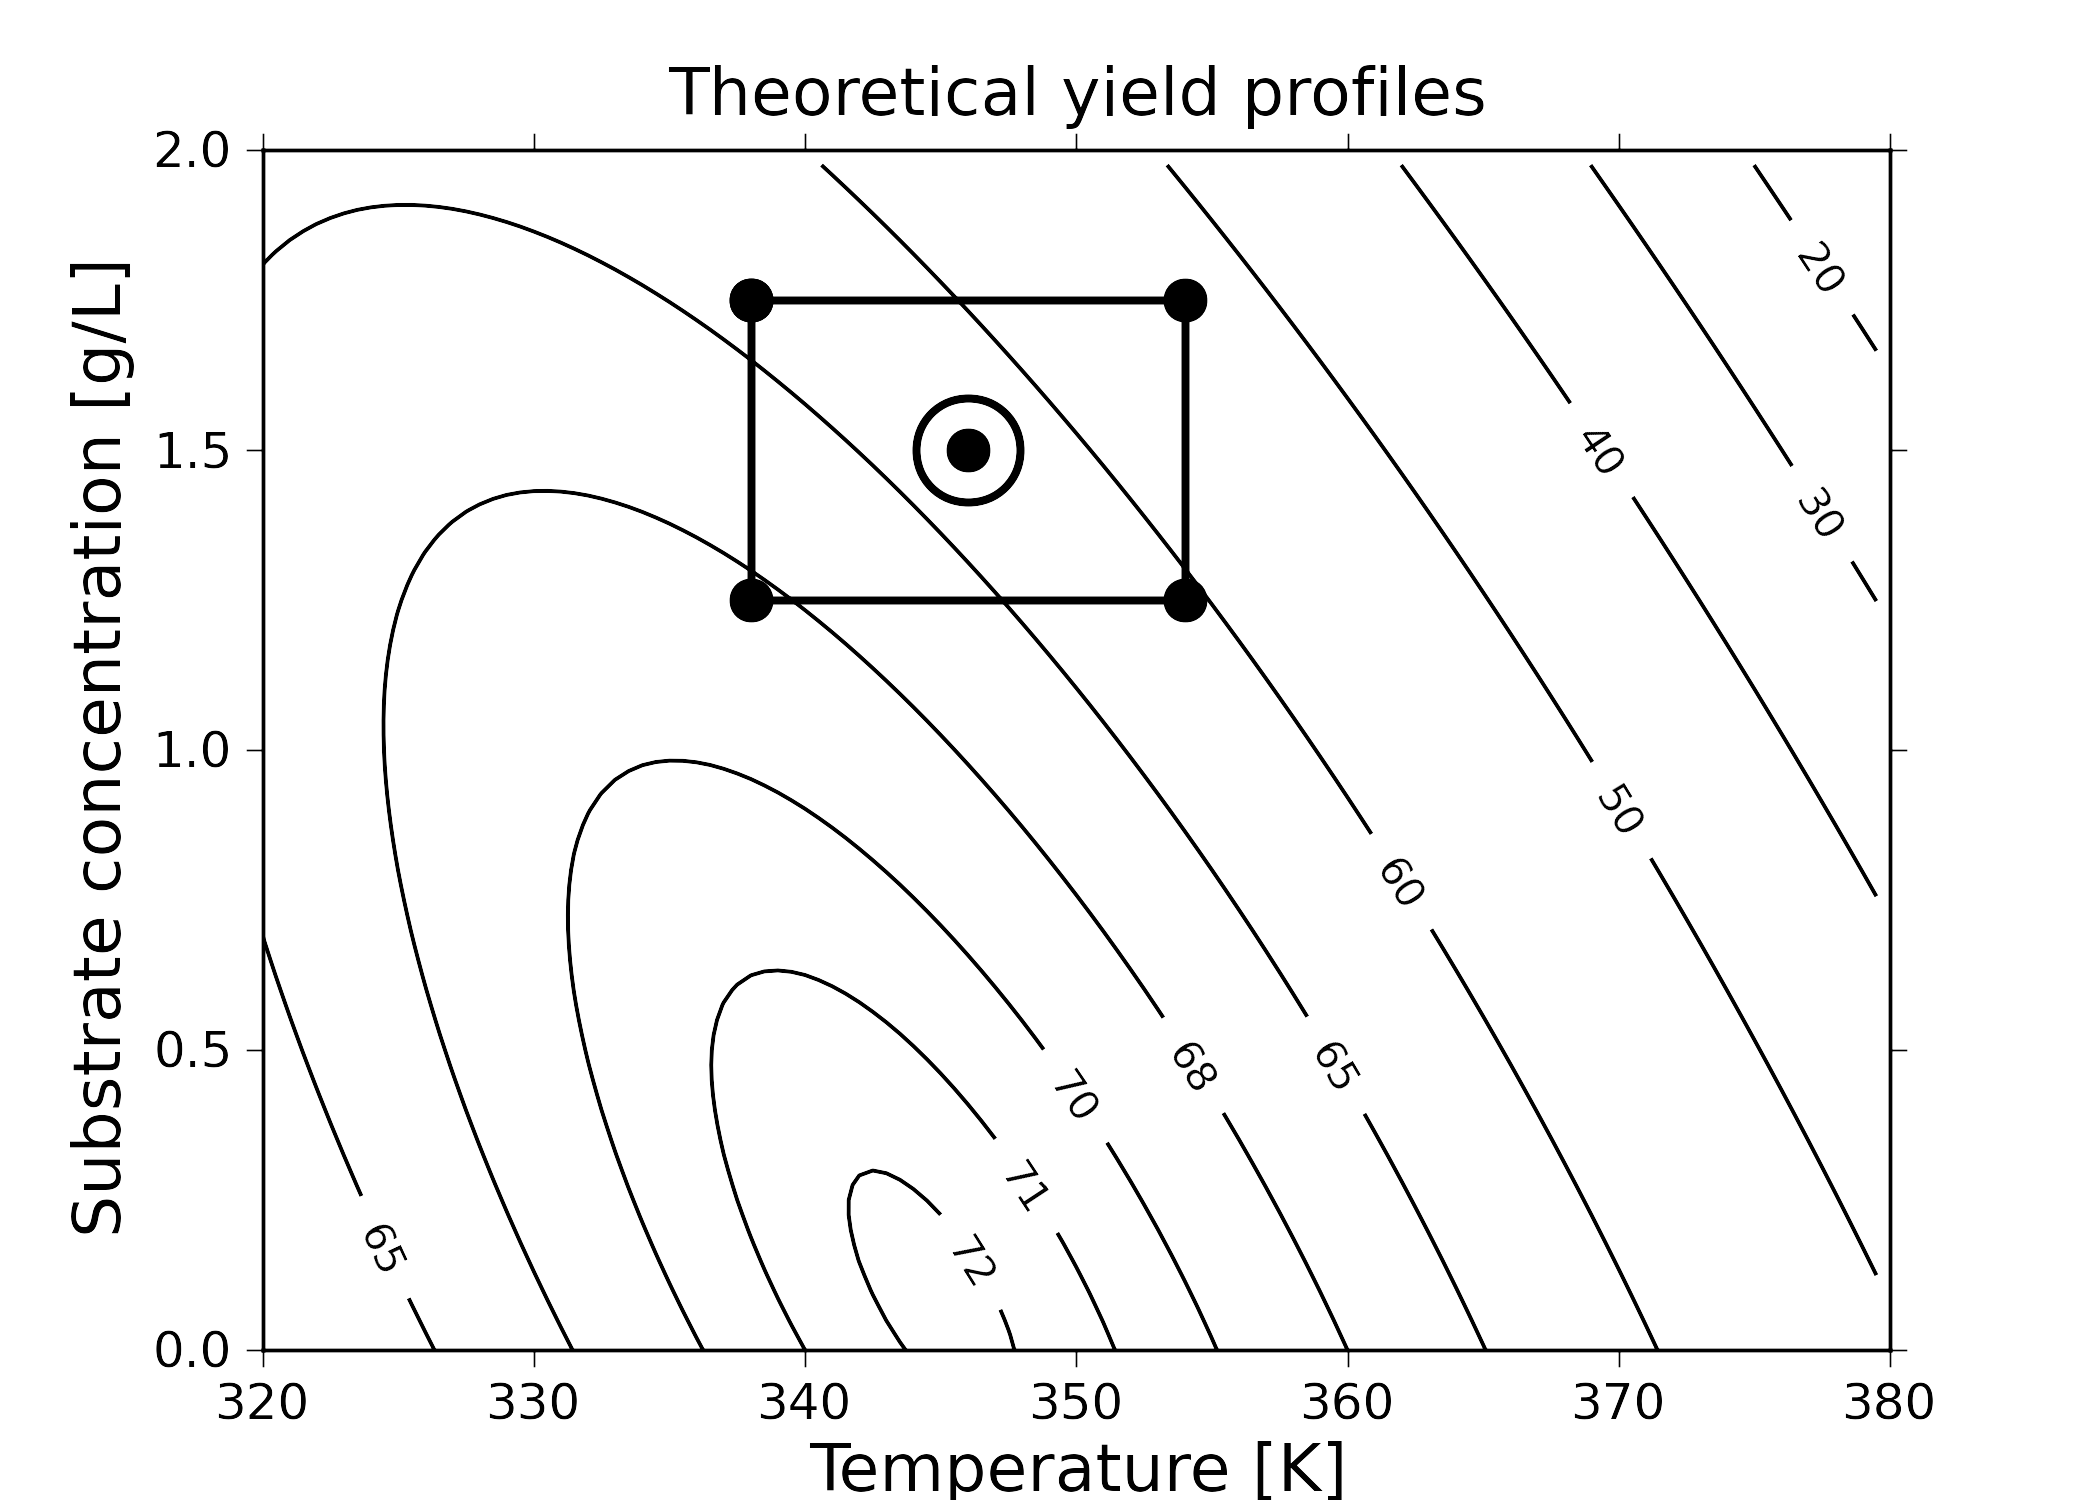

The Python source for this figure:
#!/usr/bin/env python
"""
Based on COST-contours.py
"""
import matplotlib
import numpy as np
import matplotlib.cm as cm
import matplotlib.mlab as mlab
import matplotlib.pyplot as plt

matplotlib.rcParams['xtick.direction'] = 'out'
matplotlib.rcParams['ytick.direction'] = 'out'

delta = 0.025
Xoff = 320     # offset for X
Xscale = 20.0    # scale factor for X


xlo = 330
xhi = 346
ylo = 0.75
yhi = 1.25

x= 330
y= np.array([0.25, 0.75])
z = +18*((x-Xoff)/Xscale) + 10*y - 7*(x-Xoff)/Xscale*(x-Xoff)/Xscale - 4*y*y - 7.5*((x-Xoff)/Xscale)*y + 60

#Case 2/ Nice cliff, close the optimum
#z=\frac{\sin \left( x^{2}+y^{2} \right)}{0.1+r^{2}}+\left( x^{2}+x+y^{2} \right)\cdot \frac{\exp \left( 1-r+x^{0.2} \right)}{2},\; r=\sqrt{x^{2}+y^{2}}

#Case 3/ Typical COST shape where optimum is not parallel to axes
# z=1.6x+1.0y-0.46x^{2}-1.2y^{2}+0.8xy+3




print z

x = np.arange(0, 3.0, delta)*Xscale + Xoff
y = np.arange(0, 2.0, delta)
X, Y = np.meshgrid(x, y)

Z = +18*((X-Xoff)/Xscale) + 10*Y - 7*(X-Xoff)/Xscale*(X-Xoff)/Xscale - 4*Y*Y - 7.5*((X-Xoff)/Xscale)*Y + 60

fig=plt.figure(figsize=(7,5))
levels = np.array([10, 20, 30, 40, 50, 60, 65, 68, 70, 71, 71.5, 74, 76, 77])

CS = plt.contour(X, Y, Z, levels, colors='k')
plt.clabel(CS, inline=1, fontsize=10, fmt='%1.0f' )
plt.title('Theoretical yield profiles', fontsize=16)
plt.xlabel('Temperature [K]', fontsize=16)
plt.ylabel('Substrate concentration [g/L]', fontsize=16)

#from matplotlib.backends.backend_agg import FigureCanvasAgg
#canvas=FigureCanvasAgg(fig)
#fig.savefig('COST-contours-no-markers.png', dpi=300, facecolor='w', edgecolor='w', orientation='portrait', papertype=None, format=None, transparent=True)

xlo = 338
xhi = 354
ylo = 1.75
yhi = 1.25
xdoe = [xlo, xhi, xhi, xlo, xlo]
ydoe = [ylo, ylo, yhi, yhi, ylo]

plt.plot(xdoe, ydoe, 'k.-', linewidth=2, ms=20)

# xlo = 330
# xhi = 346
# ylo = 0.75
# yhi = 0.25
# xdoe = [xlo, xhi, xhi, xlo, xlo]
# ydoe = [ylo, ylo, yhi, yhi, ylo]
# 
# plt.plot(xdoe, ydoe, 'r.-', linewidth=2, ms=20)


# plt.plot(xhoriz, yhoriz, 'k.-', linewidth=2, ms=20)
plt.plot(346, 1.5, 'ko', ms=25, markerfacecolor='none', markeredgewidth=2)
plt.plot(346, 1.5, 'k.', ms=20)

# plt.plot(330, 0.75, 'kH', ms=25, markerfacecolor='none', markeredgewidth=2)
# 
# 
#plt.text(346, 1.60, "Baseline", horizontalalignment='center')
# plt.text(355, 1.53, "1", horizontalalignment='center')
# plt.text(339, 1.53, "2", horizontalalignment='center')
# plt.text(323, 1.53, "4", horizontalalignment='center')
# 
# plt.text(328, 1.77, "5", horizontalalignment='center')
# plt.text(331, 1.53, "3", horizontalalignment='center')
# plt.text(328, 1.23, "6", horizontalalignment='center')
# plt.text(328, 0.97, "7", horizontalalignment='center')
# plt.text(332.5, 0.72, "Final", horizontalalignment='left')

#plt.show()
from matplotlib.backends.backend_agg import FigureCanvasAgg
canvas=FigureCanvasAgg(fig)
fig.savefig('factorial-two-levels-two-variables-contour-plot.png', dpi=300, facecolor='w', edgecolor='w', orientation='portrait', papertype=None, format=None, transparent=True)
